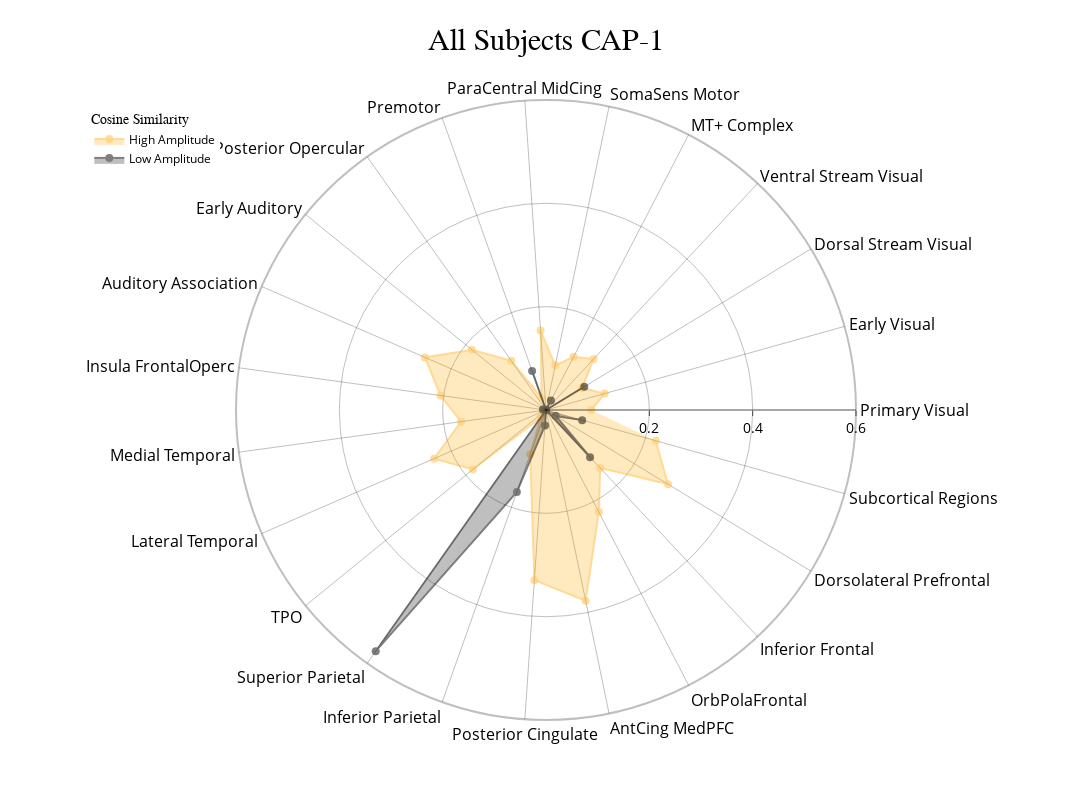
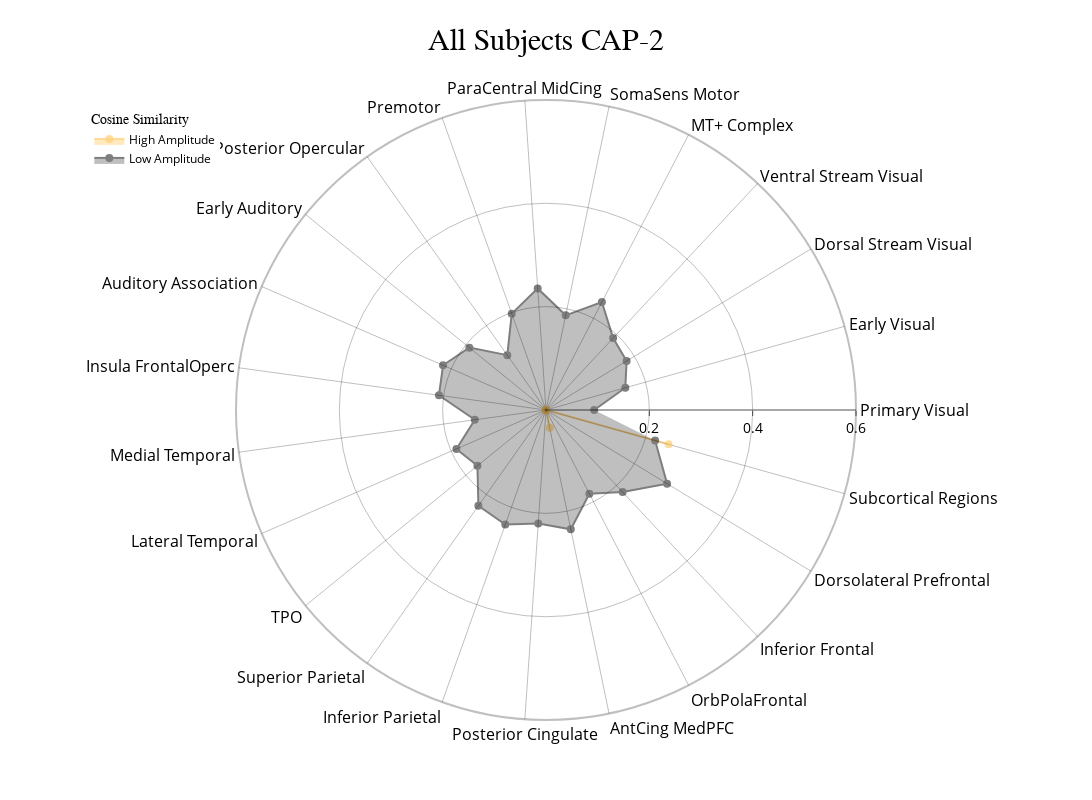
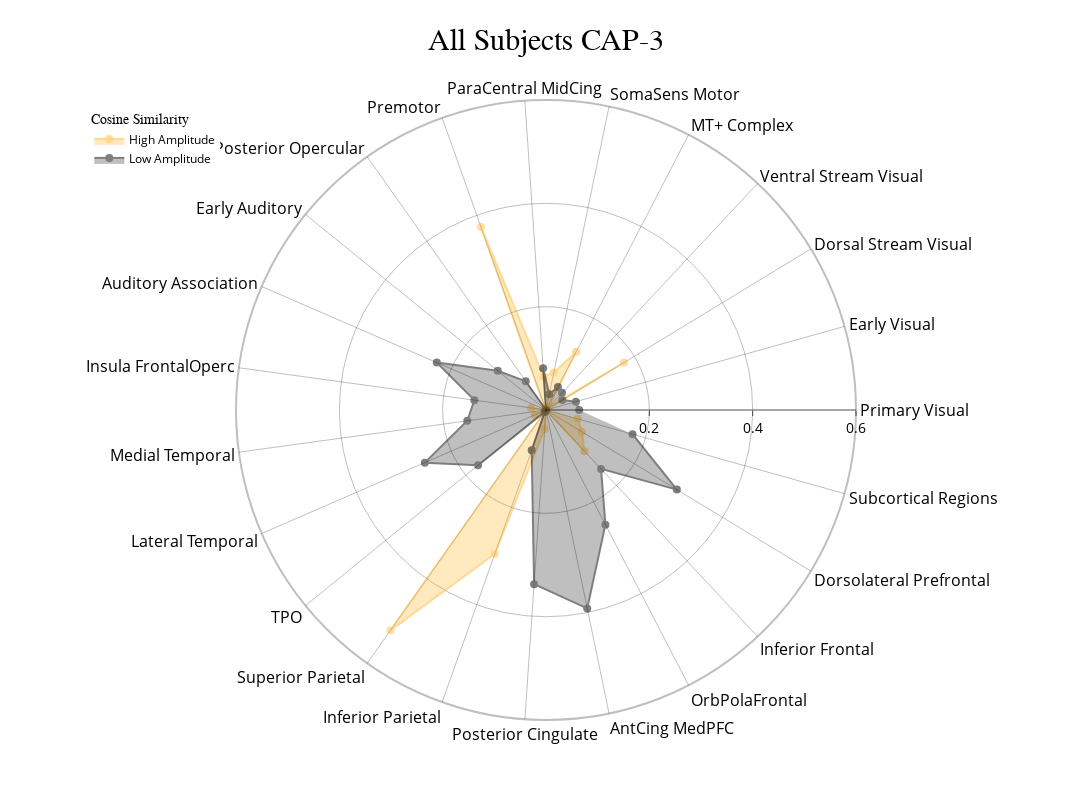
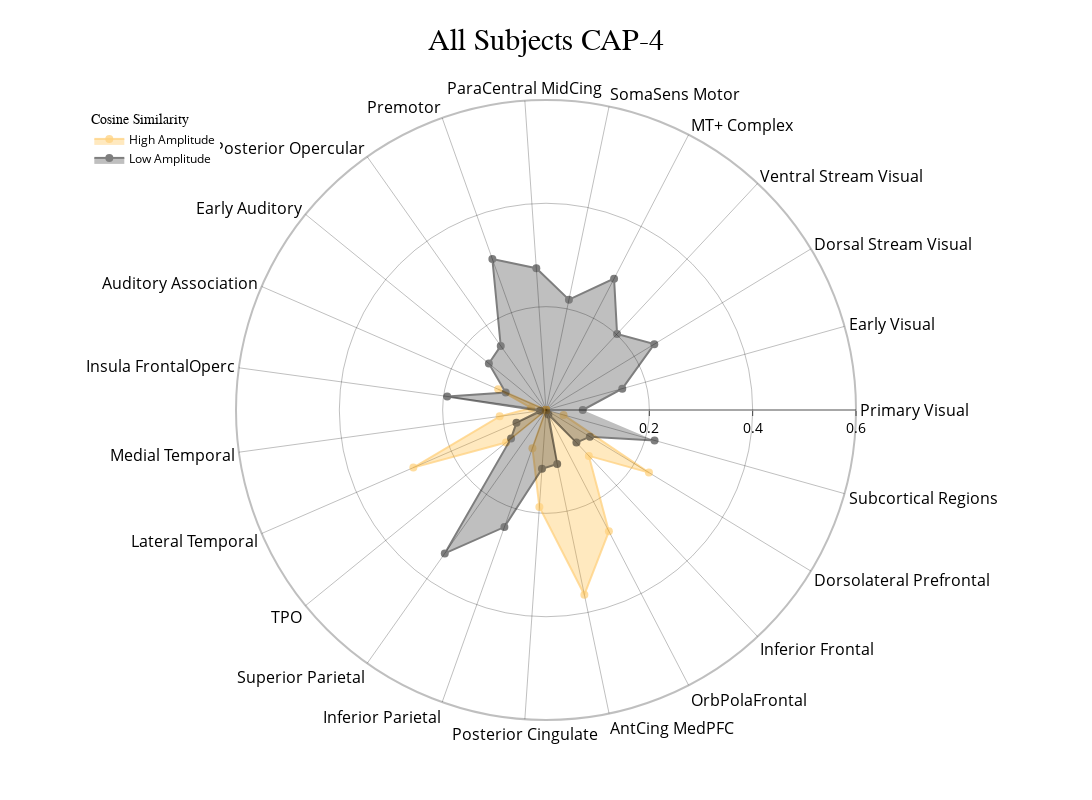

Notebook source saved alongside these figures, in order:
### Code cell
radialaxis = {
    "showline": True,
    "linewidth": 2,
    "linecolor": "rgba(0, 0, 0, 0.25)",
    "gridcolor": "rgba(0, 0, 0, 0.25)",
    "ticks": "outside",
    "tickfont": {"size": 14, "color": "black"},
    "range": [0, 0.6],
    "tickvals": [0.2, "", 0.4, "", 0.6],
}

color_discrete_map = {"High Amplitude": "rgba(255, 165, 0, 0.75)", "Low Amplitude": "black"}

cap_analysis.caps2radar(
    radialaxis=radialaxis,
    fill="toself",
    color_discrete_map=color_discrete_map,
    use_scatterpolar=True,
    output_dir=output_dir,
    plot_output_format="html",
)

### Figure 1 — Plotly figure (JSON) as saved in the notebook; plotly's stock layout.template omitted (floating-point values rounded to 4 significant figures)
{"data": [{"connectgaps": true, "fill": "toself", "line": {"color": "rgba(255, 165, 0, 0.75)", "width": 2}, "marker": {"color": "rgba(255, 165, 0, 0.75)", "size": 8}, "mode": "markers+lines", "name": "High Amplitude", "opacity": 0.5, "r": [0.08762, 0.1179, 0.0817, 0.135, 0.116, 0.08823, 0.1542, 0.02495, 0.1169, 0.1849, 0.2556, 0.2061, 0.166, 0.2363, 0.1825, 0.01746, 0.09106, 0.3302, 0.3773, 0.2223, 0.1538, 0.2765, 0.2206], "theta": ["Primary Visual", "Early Visual", "Dorsal Stream Visual", "Ventral Stream Visual", "MT+ Complex", "SomaSens Motor", "ParaCentral MidCing", "Premotor", "Posterior Opercular", "Early Auditory", "Auditory Association", "Insula FrontalOperc", "Medial Temporal", "Lateral Temporal", "TPO", "Superior Parietal", "Inferior Parietal", "Posterior Cingulate", "AntCing MedPFC", "OrbPolaFrontal", "Inferior Frontal", "Dorsolateral Prefrontal", "Subcortical Regions"], "type": "scatterpolar"}, {"connectgaps": true, "fill": "toself", "line": {"color": "black", "width": 2}, "marker": {"color": "black", "size": 8}, "mode": "markers+lines", "name": "Low Amplitude", "opacity": 0.5, "r": [0, 0, 0.08678, 0, 0.0209, 0, 0, 0.08033, 0, 0, 0, 0.006048, 0, 0, 0, 0.5715, 0.1685, 0.0301, 0, 0, 0.125, 0.02193, 0.07269], "theta": ["Primary Visual", "Early Visual", "Dorsal Stream Visual", "Ventral Stream Visual", "MT+ Complex", "SomaSens Motor", "ParaCentral MidCing", "Premotor", "Posterior Opercular", "Early Auditory", "Auditory Association", "Insula FrontalOperc", "Medial Temporal", "Lateral Temporal", "TPO", "Superior Parietal", "Inferior Parietal", "Posterior Cingulate", "AntCing MedPFC", "OrbPolaFrontal", "Inferior Frontal", "Dorsolateral Prefrontal", "Subcortical Regions"], "type": "scatterpolar"}], "layout": {"height": 800, "legend": {"font": {"color": "black", "size": 12}, "title": {"font": {"family": "Times New Roman"}, "text": "Cosine Similarity"}, "x": 0.01, "xanchor": "left", "y": 0.99, "yanchor": "top"}, "polar": {"angularaxis": {"gridcolor": "rgba(0, 0, 0, 0.25)", "linecolor": "rgba(0, 0, 0, 0.25)", "linewidth": 2, "showline": true, "tickfont": {"color": "black", "size": 16}}, "bgcolor": "white", "radialaxis": {"gridcolor": "rgba(0, 0, 0, 0.25)", "linecolor": "rgba(0, 0, 0, 0.25)", "linewidth": 2, "range": [0, 0.6], "showline": true, "tickfont": {"color": "black", "size": 14}, "ticks": "outside", "tickvals": [0.2, "", 0.4, "", 0.6]}}, "showlegend": true, "title": {"font": {"color": "black", "family": "Times New Roman", "size": 30}, "text": "All Subjects CAP-1", "x": 0.5}, "width": 1200}}

### Figure 2 — Plotly figure (JSON) as saved in the notebook; plotly's stock layout.template omitted (floating-point values rounded to 4 significant figures)
{"data": [{"connectgaps": true, "fill": "toself", "line": {"color": "rgba(255, 165, 0, 0.75)", "width": 2}, "marker": {"color": "rgba(255, 165, 0, 0.75)", "size": 8}, "mode": "markers+lines", "name": "High Amplitude", "opacity": 0.5, "r": [0, 0, 0, 0, 0, 0, 0, 0, 0, 0, 0, 0, 0, 0, 0, 0, 0, 0, 0.03499, 0, 0, 0, 0.2463], "theta": ["Primary Visual", "Early Visual", "Dorsal Stream Visual", "Ventral Stream Visual", "MT+ Complex", "SomaSens Motor", "ParaCentral MidCing", "Premotor", "Posterior Opercular", "Early Auditory", "Auditory Association", "Insula FrontalOperc", "Medial Temporal", "Lateral Temporal", "TPO", "Superior Parietal", "Inferior Parietal", "Posterior Cingulate", "AntCing MedPFC", "OrbPolaFrontal", "Inferior Frontal", "Dorsolateral Prefrontal", "Subcortical Regions"], "type": "scatterpolar"}, {"connectgaps": true, "fill": "toself", "line": {"color": "black", "width": 2}, "marker": {"color": "black", "size": 8}, "mode": "markers+lines", "name": "Low Amplitude", "opacity": 0.5, "r": [0.0933, 0.1594, 0.1826, 0.1904, 0.2352, 0.1872, 0.2358, 0.198, 0.1299, 0.1912, 0.2173, 0.2091, 0.139, 0.1891, 0.1711, 0.2269, 0.2353, 0.2204, 0.2358, 0.1825, 0.2173, 0.2743, 0.2193], "theta": ["Primary Visual", "Early Visual", "Dorsal Stream Visual", "Ventral Stream Visual", "MT+ Complex", "SomaSens Motor", "ParaCentral MidCing", "Premotor", "Posterior Opercular", "Early Auditory", "Auditory Association", "Insula FrontalOperc", "Medial Temporal", "Lateral Temporal", "TPO", "Superior Parietal", "Inferior Parietal", "Posterior Cingulate", "AntCing MedPFC", "OrbPolaFrontal", "Inferior Frontal", "Dorsolateral Prefrontal", "Subcortical Regions"], "type": "scatterpolar"}], "layout": {"height": 800, "legend": {"font": {"color": "black", "size": 12}, "title": {"font": {"family": "Times New Roman"}, "text": "Cosine Similarity"}, "x": 0.01, "xanchor": "left", "y": 0.99, "yanchor": "top"}, "polar": {"angularaxis": {"gridcolor": "rgba(0, 0, 0, 0.25)", "linecolor": "rgba(0, 0, 0, 0.25)", "linewidth": 2, "showline": true, "tickfont": {"color": "black", "size": 16}}, "bgcolor": "white", "radialaxis": {"gridcolor": "rgba(0, 0, 0, 0.25)", "linecolor": "rgba(0, 0, 0, 0.25)", "linewidth": 2, "range": [0, 0.6], "showline": true, "tickfont": {"color": "black", "size": 14}, "ticks": "outside", "tickvals": [0.2, "", 0.4, "", 0.6]}}, "showlegend": true, "title": {"font": {"color": "black", "family": "Times New Roman", "size": 30}, "text": "All Subjects CAP-2", "x": 0.5}, "width": 1200}}

### Figure 3 — Plotly figure (JSON) as saved in the notebook; plotly's stock layout.template omitted (floating-point values rounded to 4 significant figures)
{"data": [{"connectgaps": true, "fill": "toself", "line": {"color": "rgba(255, 165, 0, 0.75)", "width": 2}, "marker": {"color": "rgba(255, 165, 0, 0.75)", "size": 8}, "mode": "markers+lines", "name": "High Amplitude", "opacity": 0.5, "r": [0, 0, 0.1766, 0.008203, 0.1269, 0.07428, 0.06462, 0.3757, 0.00354, 0, 0, 0.02919, 0, 0.02366, 0, 0.522, 0.2954, 0.03698, 0, 0, 0.109, 0.08118, 0.06366], "theta": ["Primary Visual", "Early Visual", "Dorsal Stream Visual", "Ventral Stream Visual", "MT+ Complex", "SomaSens Motor", "ParaCentral MidCing", "Premotor", "Posterior Opercular", "Early Auditory", "Auditory Association", "Insula FrontalOperc", "Medial Temporal", "Lateral Temporal", "TPO", "Superior Parietal", "Inferior Parietal", "Posterior Cingulate", "AntCing MedPFC", "OrbPolaFrontal", "Inferior Frontal", "Dorsolateral Prefrontal", "Subcortical Regions"], "type": "scatterpolar"}, {"connectgaps": true, "fill": "toself", "line": {"color": "black", "width": 2}, "marker": {"color": "black", "size": 8}, "mode": "markers+lines", "name": "Low Amplitude", "opacity": 0.5, "r": [0.0642, 0.06002, 0.03696, 0.04541, 0.05022, 0.03091, 0.08091, 0, 0.0679, 0.1204, 0.2304, 0.1399, 0.1538, 0.2557, 0.1696, 0.004448, 0.08257, 0.338, 0.3922, 0.2499, 0.156, 0.2965, 0.174], "theta": ["Primary Visual", "Early Visual", "Dorsal Stream Visual", "Ventral Stream Visual", "MT+ Complex", "SomaSens Motor", "ParaCentral MidCing", "Premotor", "Posterior Opercular", "Early Auditory", "Auditory Association", "Insula FrontalOperc", "Medial Temporal", "Lateral Temporal", "TPO", "Superior Parietal", "Inferior Parietal", "Posterior Cingulate", "AntCing MedPFC", "OrbPolaFrontal", "Inferior Frontal", "Dorsolateral Prefrontal", "Subcortical Regions"], "type": "scatterpolar"}], "layout": {"height": 800, "legend": {"font": {"color": "black", "size": 12}, "title": {"font": {"family": "Times New Roman"}, "text": "Cosine Similarity"}, "x": 0.01, "xanchor": "left", "y": 0.99, "yanchor": "top"}, "polar": {"angularaxis": {"gridcolor": "rgba(0, 0, 0, 0.25)", "linecolor": "rgba(0, 0, 0, 0.25)", "linewidth": 2, "showline": true, "tickfont": {"color": "black", "size": 16}}, "bgcolor": "white", "radialaxis": {"gridcolor": "rgba(0, 0, 0, 0.25)", "linecolor": "rgba(0, 0, 0, 0.25)", "linewidth": 2, "range": [0, 0.6], "showline": true, "tickfont": {"color": "black", "size": 14}, "ticks": "outside", "tickvals": [0.2, "", 0.4, "", 0.6]}}, "showlegend": true, "title": {"font": {"color": "black", "family": "Times New Roman", "size": 30}, "text": "All Subjects CAP-3", "x": 0.5}, "width": 1200}}

### Figure 4 — Plotly figure (JSON) as saved in the notebook; plotly's stock layout.template omitted (floating-point values rounded to 4 significant figures)
{"data": [{"connectgaps": true, "fill": "toself", "line": {"color": "rgba(255, 165, 0, 0.75)", "width": 2}, "marker": {"color": "rgba(255, 165, 0, 0.75)", "size": 8}, "mode": "markers+lines", "name": "High Amplitude", "opacity": 0.5, "r": [0, 0, 0, 0, 0, 0, 0, 0, 0, 0, 0.1008, 0.02912, 0.09053, 0.2799, 0.09976, 0, 0.07848, 0.1882, 0.3651, 0.2646, 0.1215, 0.2332, 0.03529], "theta": ["Primary Visual", "Early Visual", "Dorsal Stream Visual", "Ventral Stream Visual", "MT+ Complex", "SomaSens Motor", "ParaCentral MidCing", "Premotor", "Posterior Opercular", "Early Auditory", "Auditory Association", "Insula FrontalOperc", "Medial Temporal", "Lateral Temporal", "TPO", "Superior Parietal", "Inferior Parietal", "Posterior Cingulate", "AntCing MedPFC", "OrbPolaFrontal", "Inferior Frontal", "Dorsolateral Prefrontal", "Subcortical Regions"], "type": "scatterpolar"}, {"connectgaps": true, "fill": "toself", "line": {"color": "black", "width": 2}, "marker": {"color": "black", "size": 8}, "mode": "markers+lines", "name": "Low Amplitude", "opacity": 0.5, "r": [0.07113, 0.1533, 0.2453, 0.2015, 0.2864, 0.2181, 0.275, 0.3101, 0.1519, 0.1426, 0.08501, 0.193, 0.01146, 0.06231, 0.08716, 0.3397, 0.2404, 0.1142, 0.1067, 0.01005, 0.08631, 0.09938, 0.2182], "theta": ["Primary Visual", "Early Visual", "Dorsal Stream Visual", "Ventral Stream Visual", "MT+ Complex", "SomaSens Motor", "ParaCentral MidCing", "Premotor", "Posterior Opercular", "Early Auditory", "Auditory Association", "Insula FrontalOperc", "Medial Temporal", "Lateral Temporal", "TPO", "Superior Parietal", "Inferior Parietal", "Posterior Cingulate", "AntCing MedPFC", "OrbPolaFrontal", "Inferior Frontal", "Dorsolateral Prefrontal", "Subcortical Regions"], "type": "scatterpolar"}], "layout": {"height": 800, "legend": {"font": {"color": "black", "size": 12}, "title": {"font": {"family": "Times New Roman"}, "text": "Cosine Similarity"}, "x": 0.01, "xanchor": "left", "y": 0.99, "yanchor": "top"}, "polar": {"angularaxis": {"gridcolor": "rgba(0, 0, 0, 0.25)", "linecolor": "rgba(0, 0, 0, 0.25)", "linewidth": 2, "showline": true, "tickfont": {"color": "black", "size": 16}}, "bgcolor": "white", "radialaxis": {"gridcolor": "rgba(0, 0, 0, 0.25)", "linecolor": "rgba(0, 0, 0, 0.25)", "linewidth": 2, "range": [0, 0.6], "showline": true, "tickfont": {"color": "black", "size": 14}, "ticks": "outside", "tickvals": [0.2, "", 0.4, "", 0.6]}}, "showlegend": true, "title": {"font": {"color": "black", "family": "Times New Roman", "size": 30}, "text": "All Subjects CAP-4", "x": 0.5}, "width": 1200}}
